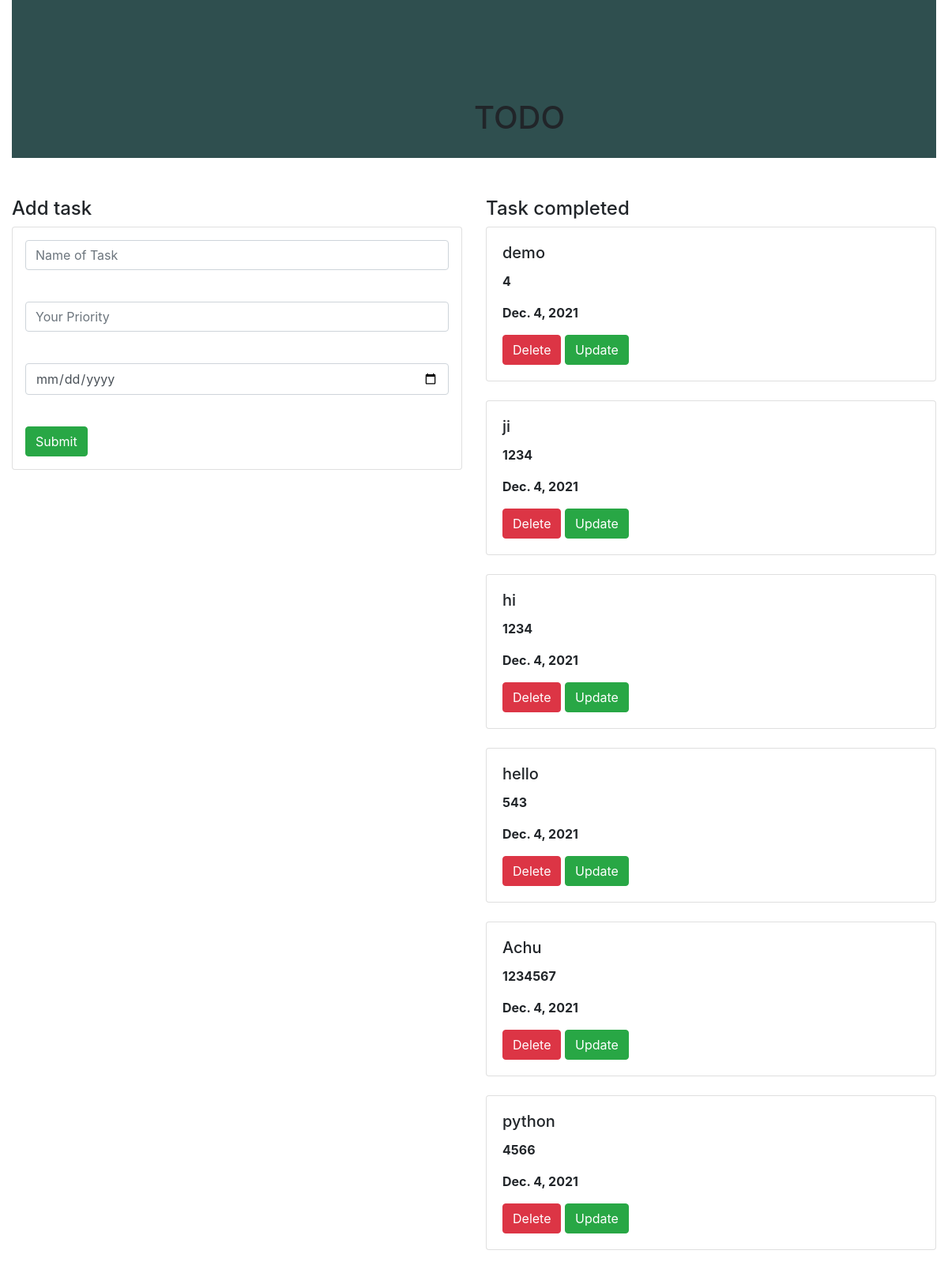
The page / on the database its author committed.
### todo_app/models.py (models this page shows, shortened)
class Task(models.Model):
    name=models.CharField(max_length=100)
    priority=models.IntegerField()
    date=models.DateField(default=datetime.date.today)

### todo_app/views.py (the view)
# urls.py: path('',views.task_view,name='task_view'),
def task_view(request):
    obj1=Task.objects.all()
    if request.method == 'POST':
        name = request.POST.get('name')
        priority = request.POST.get('priority')
        date=request.POST.get('date')
        obj = Task(name=name, priority=priority,date=date)
        obj.save()
    return render(request,"task_view.html",{'obj1':obj1})

### templates/task_view.html (shortened to what this page needs)
{% extends 'base.html' %}
{% block content %}
<div class="container-fluid">
    <div class="row">
        <div class="col-md-12">
            <div class="banner">
                <div class="banner-text">
                    <h1>TODO</h1>
                </div>
            </div>
        </div>
    </div>
<div class="row">
    <div class="col-md-6">
        <h4>Add task</h4>
        <div class="card">
            <form method="post" class="p-3 shadow">
    <div class="form-group">
   <input type="text" name="name" class="form-control" placeholder="Name of Task"><br>
    </div>
    <div class="form-group">
   <input type="text" name="priority" class="form-control" placeholder="Your Priority"><br>
    </div>
                <div class="form-group">
   <input type="date" name="date" class="form-control" placeholder="Your Date"><br>
    </div>
   <input type="Submit" class="btn btn-success">
</form>
        </div>
    </div>
<div class="col-md-6">
    <h4>Task completed</h4>
    {% for i in obj1 %}
    <div class="shadow card">
        <div class="card-body">
            <h5 class="card-title">{{i.name}}</h5>
            <p><b>{{i.priority}}</b></p>
            <p><b>{{i.date}}</b></p>
            <a class="btn btn-danger" href="{% url 'delete' i.id %}">Delete</a>
            <a class="btn btn-success" href="{% url 'update' i.id %}">Update</a>
        </div>
    </div>
    <br>
    {% endfor %}
</div>
</div>
</div>
{% endblock %}

### templates/base.html (shortened to what this page needs)
{% load static %}
<!DOCTYPE html>
<html lang="en">
<head>
  <link rel="stylesheet" href="https://maxcdn.bootstrapcdn.com/bootstrap/4.0.0/css/bootstrap.min.css">
    <link rel="stylesheet" href="{% static 'style.css' %}">
</head>
<body>
  {% block content %}
  {% endblock %}
</body>
</html>

### static/style.css (style rules this page uses)
.banner { background-color:darkslategrey; width:100%; height:200px; margin-bottom:50px; }
.banner-text { top:50%; left:50%; position:absolute; transform:translate(-50%,-50%) color:white; }

### rows shown on the page
Task: name "demo", priority "4", date "Dec. 4, 2021"
Task: name "ji", priority "1234", date "Dec. 4, 2021"
Task: name "hi", priority "1234", date "Dec. 4, 2021"
Task: name "hello", priority "543", date "Dec. 4, 2021"
Task: name "Achu", priority "1234567", date "Dec. 4, 2021"
Task: name "python", priority "4566", date "Dec. 4, 2021"
